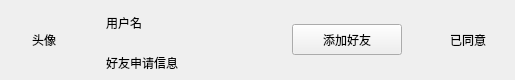
<?xml version="1.0" encoding="UTF-8"?>
<ui version="4.0">
 <class>ApplyFriendItem</class>
 <widget class="QWidget" name="ApplyFriendItem">
  <property name="geometry">
   <rect>
    <x>0</x>
    <y>0</y>
    <width>515</width>
    <height>80</height>
   </rect>
  </property>
  <property name="minimumSize">
   <size>
    <width>0</width>
    <height>80</height>
   </size>
  </property>
  <property name="maximumSize">
   <size>
    <width>16777215</width>
    <height>80</height>
   </size>
  </property>
  <property name="windowTitle">
   <string>Form</string>
  </property>
  <layout class="QHBoxLayout" name="horizontalLayout">
   <property name="leftMargin">
    <number>7</number>
   </property>
   <property name="topMargin">
    <number>0</number>
   </property>
   <property name="rightMargin">
    <number>0</number>
   </property>
   <property name="bottomMargin">
    <number>0</number>
   </property>
   <item>
    <spacer name="horizontalSpacer">
     <property name="orientation">
      <enum>Qt::Horizontal</enum>
     </property>
     <property name="sizeType">
      <enum>QSizePolicy::Fixed</enum>
     </property>
     <property name="sizeHint" stdset="0">
      <size>
       <width>25</width>
       <height>20</height>
      </size>
     </property>
    </spacer>
   </item>
   <item>
    <widget class="QLabel" name="icon_lb">
     <property name="minimumSize">
      <size>
       <width>52</width>
       <height>52</height>
      </size>
     </property>
     <property name="maximumSize">
      <size>
       <width>52</width>
       <height>52</height>
      </size>
     </property>
     <property name="text">
      <string>头像</string>
     </property>
    </widget>
   </item>
   <item>
    <widget class="QWidget" name="widget" native="true">
     <layout class="QHBoxLayout" name="horizontalLayout_2">
      <property name="topMargin">
       <number>2</number>
      </property>
      <property name="bottomMargin">
       <number>2</number>
      </property>
      <item>
       <widget class="QWidget" name="widget_2" native="true">
        <layout class="QVBoxLayout" name="verticalLayout">
         <property name="spacing">
          <number>15</number>
         </property>
         <property name="leftMargin">
          <number>7</number>
         </property>
         <property name="topMargin">
          <number>6</number>
         </property>
         <property name="rightMargin">
          <number>0</number>
         </property>
         <property name="bottomMargin">
          <number>6</number>
         </property>
         <item>
          <widget class="QLabel" name="user_name_lb">
           <property name="minimumSize">
            <size>
             <width>180</width>
             <height>30</height>
            </size>
           </property>
           <property name="maximumSize">
            <size>
             <width>16777215</width>
             <height>30</height>
            </size>
           </property>
           <property name="text">
            <string>用户名</string>
           </property>
          </widget>
         </item>
         <item>
          <widget class="QLabel" name="user_chat_lb">
           <property name="minimumSize">
            <size>
             <width>180</width>
             <height>30</height>
            </size>
           </property>
           <property name="maximumSize">
            <size>
             <width>16777215</width>
             <height>30</height>
            </size>
           </property>
           <property name="text">
            <string>好友申请信息</string>
           </property>
          </widget>
         </item>
        </layout>
       </widget>
      </item>
      <item>
       <widget class="ClickBtn" name="addBtn">
        <property name="sizePolicy">
         <sizepolicy hsizetype="Fixed" vsizetype="Fixed">
          <horstretch>0</horstretch>
          <verstretch>0</verstretch>
         </sizepolicy>
        </property>
        <property name="minimumSize">
         <size>
          <width>110</width>
          <height>31</height>
         </size>
        </property>
        <property name="maximumSize">
         <size>
          <width>110</width>
          <height>31</height>
         </size>
        </property>
        <property name="text">
         <string>添加好友</string>
        </property>
       </widget>
      </item>
      <item>
       <widget class="QLabel" name="already_add_lb">
        <property name="minimumSize">
         <size>
          <width>40</width>
          <height>0</height>
         </size>
        </property>
        <property name="text">
         <string>已同意</string>
        </property>
        <property name="alignment">
         <set>Qt::AlignRight|Qt::AlignTrailing|Qt::AlignVCenter</set>
        </property>
       </widget>
      </item>
      <item>
       <spacer name="horizontalSpacer_2">
        <property name="orientation">
         <enum>Qt::Horizontal</enum>
        </property>
        <property name="sizeType">
         <enum>QSizePolicy::Fixed</enum>
        </property>
        <property name="sizeHint" stdset="0">
         <size>
          <width>20</width>
          <height>20</height>
         </size>
        </property>
       </spacer>
      </item>
     </layout>
    </widget>
   </item>
  </layout>
 </widget>
 <customwidgets>
  <customwidget>
   <class>ClickBtn</class>
   <extends>QPushButton</extends>
   <header location="global">clickbtn.h</header>
  </customwidget>
 </customwidgets>
 <resources/>
 <connections/>
</ui>
